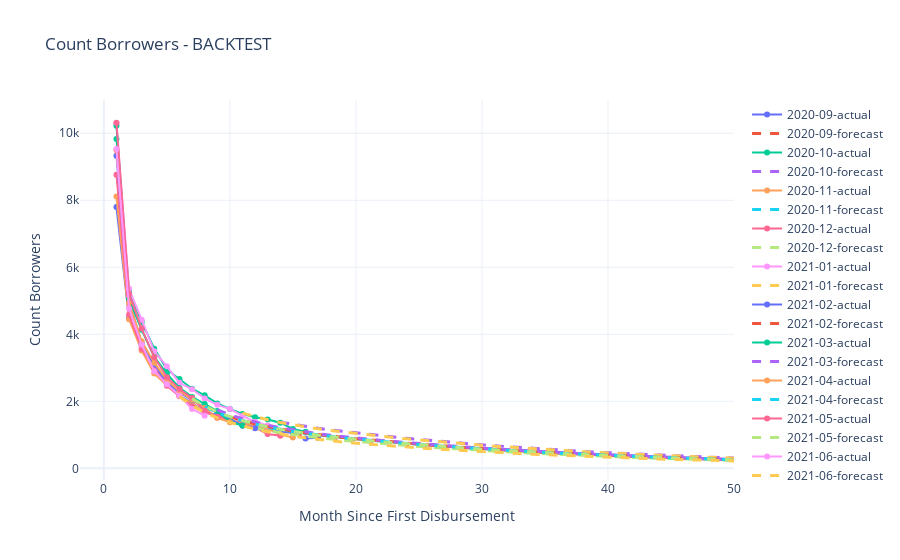

This figure's notebook cell:
### Code cell
ke.plot_cohorts('Count Borrowers', 'backtest')
